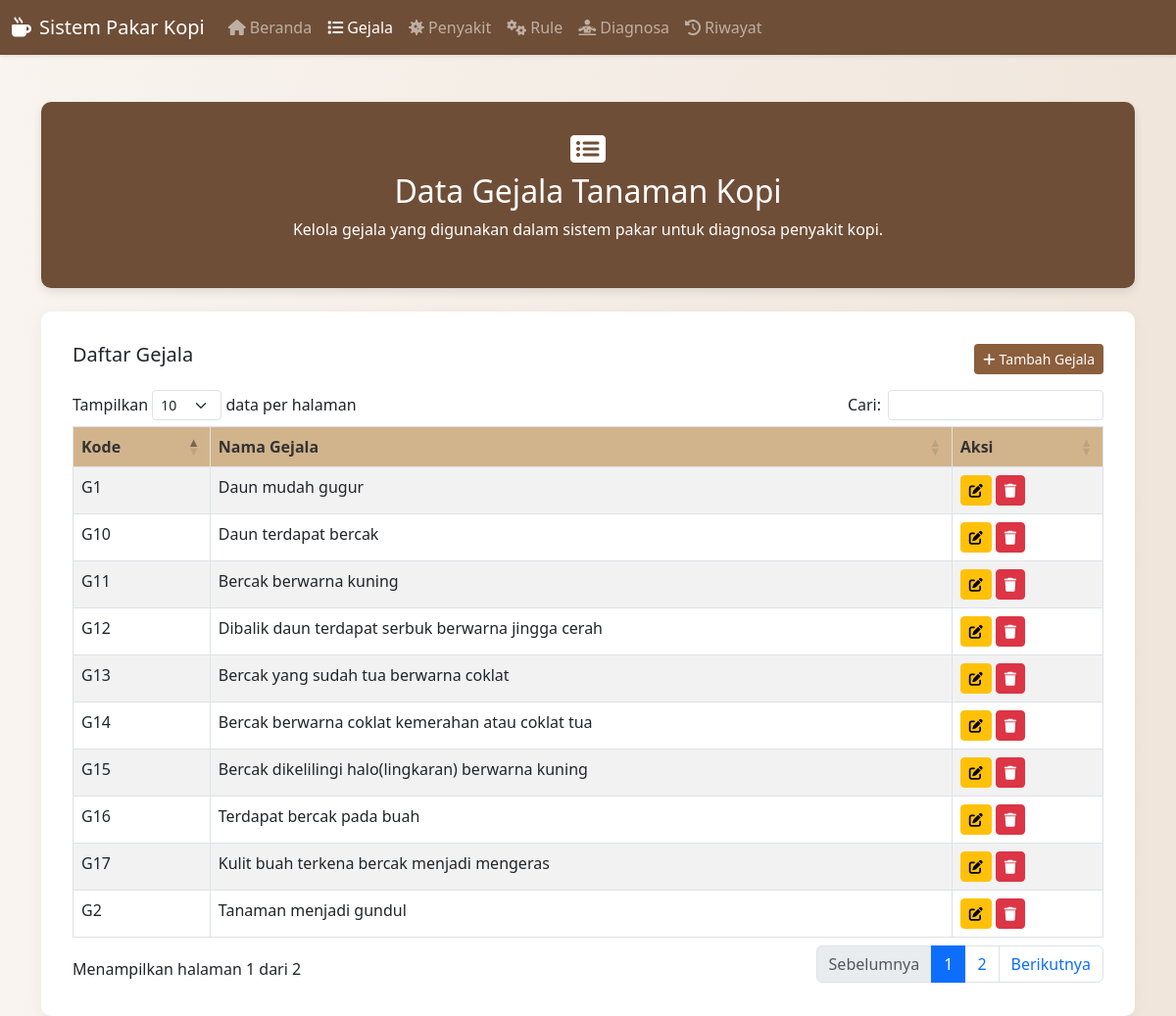
Screenshot of /gejala.php with the database file from the repository.
### tables this page shows
CREATE TABLE `gejala` (
  `id_gejala` int(11) NOT NULL,
  `kode_gejala` varchar(10) NOT NULL,
  `nama_gejala` text NOT NULL
);

### gejala.php (the view, shortened to what this page needs)
<?php include 'config.php'; ?>
<!DOCTYPE html>
<html lang="id">
<head>
    <link href="https://cdn.jsdelivr.net/npm/bootstrap@5.3.0/dist/css/bootstrap.min.css" rel="stylesheet">
    <link rel="stylesheet" href="https://cdn.datatables.net/1.13.6/css/dataTables.bootstrap5.min.css ">
    <link rel="stylesheet" href="https://cdnjs.cloudflare.com/ajax/libs/font-awesome/6.4.0/css/all.min.css ">
</head>
<body>
<?php include 'navbar.php'; ?>
<div class="container mt-5">
    <div class="page-header mb-4">
        <i class="fas fa-list-alt fa-2x mb-2"></i>
        <h2>Data Gejala Tanaman Kopi</h2>
        <p>Kelola gejala yang digunakan dalam sistem pakar untuk diagnosa penyakit kopi.</p>
    </div>
    <div class="table-container">
        <div class="d-flex justify-content-between align-items-center mb-3">
            <h5>Daftar Gejala</h5>
            <button class="btn btn-custom btn-sm" data-bs-toggle="modal" data-bs-target="#modalTambah">
                <i class="fas fa-plus me-1"></i>Tambah Gejala
            </button>
        </div>
        <table id="tabelGejala" class="table table-striped table-bordered">
            <thead>
                <tr>
                    <th>Kode</th>
                    <th>Nama Gejala</th>
                    <th>Aksi</th>
                </tr>
            </thead>
            <tbody>
                <?php
                $result = $conn->query("SELECT * FROM gejala ORDER BY id_gejala ASC");
                while ($row = $result->fetch_assoc()):
                ?>
                <tr>
                    <td><?= htmlspecialchars($row['kode_gejala']) ?></td>
                    <td><?= htmlspecialchars($row['nama_gejala']) ?></td>
                    <td>
                        <button class="btn btn-warning btn-sm" data-bs-toggle="modal"
                                data-bs-target="#modalEdit<?= $row['id_gejala'] ?>"><i class="fas fa-edit"></i></button>
                        <a href="?hapus=<?= $row['id_gejala'] ?>" class="btn btn-danger btn-sm"
                           onclick="return confirm('Yakin hapus?')"><i class="fas fa-trash"></i></a>
                    </td>
                </tr>
                <?php endwhile; ?>
            </tbody>
        </table>
    </div>
</div>
</body>
</html>

### gejala.php (style rules this page uses)
body { background: linear-gradient(to right, #f9f4ef, #f0e6dc); font-family: 'Segoe UI', sans-serif; }
.page-header { background-color: #6f4e37; color: white; padding: 2rem; border-radius: 10px; text-align: center; box-shadow: 0 4px 10px rgba(0,0,0,0.1); }
.table-container { background-color: #fff; padding: 2rem; border-radius: 10px; box-shadow: 0 4px 15px rgba(0,0,0,0.05); }
.btn-custom { background-color: #8b5e3c; color: white; }
.dataTable thead th { background-color: #d2b48c; color: #333; }

### rows the page displays
gejala: kode_gejala "G1", nama_gejala "Daun mudah gugur"
gejala: kode_gejala "G2", nama_gejala "Tanaman menjadi gundul"
gejala: kode_gejala "G10", nama_gejala "Daun terdapat bercak"
gejala: kode_gejala "G11", nama_gejala "Bercak berwarna kuning"
gejala: kode_gejala "G12", nama_gejala "Dibalik daun terdapat serbuk berwarna jingga cerah"
gejala: kode_gejala "G13", nama_gejala "Bercak yang sudah tua berwarna coklat"
gejala: kode_gejala "G14", nama_gejala "Bercak berwarna coklat kemerahan atau coklat tua"
gejala: kode_gejala "G15", nama_gejala "Bercak dikelilingi halo(lingkaran) berwarna kuning"
gejala: kode_gejala "G16", nama_gejala "Terdapat bercak pada buah"
gejala: kode_gejala "G17", nama_gejala "Kulit buah terkena bercak menjadi mengeras"
